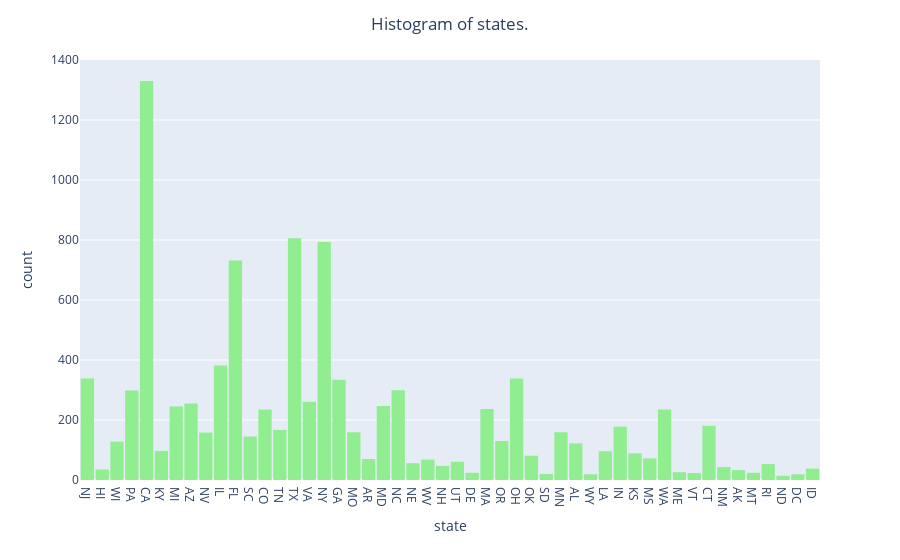

Notebook code for this chart:
### Markdown cell above
**Problem 1** Create a histogram of your own! Try making a histogram of one of the other pieces of numerical data. Make it as fancy as you want. Include some categorical information. Do you learn anything from your graph? If so what?

### Code cell
# Your code here
fig = px.histogram(DF,
                   nbins=10,
                   x='state',
                   color_discrete_sequence=['lightgreen'])

fig.update_layout(bargap=0.1,
                  title='Histogram of states.',
                  title_x=0.5)
fig.show()

### Figure 1 — Plotly figure (JSON) as saved in the notebook; plotly's stock layout.template omitted (floating-point values rounded to 4 significant figures; data arrays with more than 128 entries replaced by an {"elided": "..."} marker saying what was removed)
{"data": [{"alignmentgroup": "True", "bingroup": "x", "hovertemplate": "state=%{x}<br>count=%{y}<extra></extra>", "legendgroup": "", "marker": {"color": "lightgreen", "pattern": {"shape": ""}}, "name": "", "nbinsx": 10, "offsetgroup": "", "orientation": "v", "showlegend": false, "type": "histogram", "x": {"elided": "10000 str values"}, "xaxis": "x", "yaxis": "y"}], "layout": {"autosize": true, "bargap": 0.1, "barmode": "relative", "legend": {"tracegroupgap": 0}, "margin": {"t": 60}, "title": {"text": "Histogram of states.", "x": 0.5}, "xaxis": {"anchor": "y", "autorange": true, "domain": [0, 1], "range": [-0.5, 49.5], "title": {"text": "state"}, "type": "category"}, "yaxis": {"anchor": "x", "autorange": true, "domain": [0, 1], "range": [0, 1400], "title": {"text": "count"}}}}
